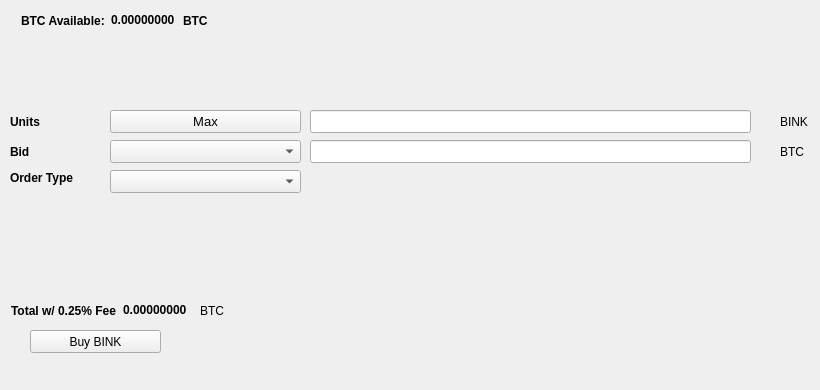
   <widget class="QWidget" name="BuyTab">
    <attribute name="title">
     <string>Buy</string>
    </attribute>
    <widget class="QPushButton" name="BuyBINK">
     <property name="geometry">
      <rect>
       <x>30</x>
       <y>330</y>
       <width>131</width>
       <height>23</height>
      </rect>
     </property>
     <property name="text">
      <string>Buy BINK</string>
     </property>
     <property name="icon">
      <iconset resource="../bitcoin.qrc">
       <normaloff>:/icons/bitcoin</normaloff>:/icons/bitcoin</iconset>
     </property>
    </widget>
    <widget class="QLabel" name="label_3">
     <property name="geometry">
      <rect>
       <x>10</x>
       <y>110</y>
       <width>46</width>
       <height>23</height>
      </rect>
     </property>
     <property name="font">
      <font>
       <weight>75</weight>
       <bold>true</bold>
      </font>
     </property>
     <property name="text">
      <string>Units</string>
     </property>
    </widget>
    <widget class="QLineEdit" name="UnitsInput">
     <property name="geometry">
      <rect>
       <x>310</x>
       <y>110</y>
       <width>441</width>
       <height>23</height>
      </rect>
     </property>
     <property name="font">
      <font>
       <pointsize>9</pointsize>
       <weight>75</weight>
       <bold>true</bold>
      </font>
     </property>
    </widget>
    <widget class="QLineEdit" name="BuyBidPriceEdit">
     <property name="geometry">
      <rect>
       <x>310</x>
       <y>140</y>
       <width>441</width>
       <height>23</height>
      </rect>
     </property>
     <property name="font">
      <font>
       <pointsize>9</pointsize>
       <weight>75</weight>
       <bold>true</bold>
      </font>
     </property>
    </widget>
    <widget class="QLabel" name="label_4">
     <property name="geometry">
      <rect>
       <x>780</x>
       <y>110</y>
       <width>31</width>
       <height>23</height>
      </rect>
     </property>
     <property name="text">
      <string>BINK</string>
     </property>
    </widget>
    <widget class="QLabel" name="label_5">
     <property name="geometry">
      <rect>
       <x>780</x>
       <y>140</y>
       <width>31</width>
       <height>23</height>
      </rect>
     </property>
     <property name="text">
      <string>BTC</string>
     </property>
    </widget>
    <widget class="QLabel" name="label_6">
     <property name="geometry">
      <rect>
       <x>10</x>
       <y>140</y>
       <width>46</width>
       <height>23</height>
      </rect>
     </property>
     <property name="font">
      <font>
       <weight>75</weight>
       <bold>true</bold>
      </font>
     </property>
     <property name="text">
      <string>Bid</string>
     </property>
    </widget>
    <widget class="QLabel" name="label_7">
     <property name="geometry">
      <rect>
       <x>10</x>
       <y>170</y>
       <width>91</width>
       <height>16</height>
      </rect>
     </property>
     <property name="font">
      <font>
       <weight>75</weight>
       <bold>true</bold>
      </font>
     </property>
     <property name="text">
      <string>Order Type</string>
     </property>
    </widget>
    <widget class="QPushButton" name="Buy_Max_Amount">
     <property name="geometry">
      <rect>
       <x>110</x>
       <y>110</y>
       <width>191</width>
       <height>23</height>
      </rect>
     </property>
     <property name="font">
      <font>
       <pointsize>10</pointsize>
      </font>
     </property>
     <property name="text">
      <string>Max</string>
     </property>
    </widget>
    <widget class="QComboBox" name="BuyBidcomboBox">
     <property name="geometry">
      <rect>
       <x>110</x>
       <y>140</y>
       <width>191</width>
       <height>23</height>
      </rect>
     </property>
     <property name="font">
      <font>
       <pointsize>10</pointsize>
      </font>
     </property>
    </widget>
    <widget class="QComboBox" name="buyOrdertypeCombo">
     <property name="geometry">
      <rect>
       <x>110</x>
       <y>170</y>
       <width>191</width>
       <height>23</height>
      </rect>
     </property>
     <property name="font">
      <font>
       <pointsize>10</pointsize>
      </font>
     </property>
    </widget>
    <widget class="QWidget" name="layoutWidget1">
     <property name="geometry">
      <rect>
       <x>21</x>
       <y>11</y>
       <width>227</width>
       <height>19</height>
      </rect>
     </property>
     <layout class="QHBoxLayout" name="horizontalLayout_3">
      <item>
       <widget class="QLabel" name="label232">
        <property name="font">
         <font>
          <weight>75</weight>
          <bold>true</bold>
         </font>
        </property>
        <property name="text">
         <string>BTC Available:</string>
        </property>
       </widget>
      </item>
      <item>
       <widget class="QLabel" name="BtcAvailableLbl">
        <property name="palette">
         <palette>
          <active>
           <colorrole role="WindowText">
            <brush brushstyle="SolidPattern">
             <color alpha="255">
              <red>0</red>
              <green>0</green>
              <blue>0</blue>
             </color>
            </brush>
           </colorrole>
           <colorrole role="Button">
            <brush brushstyle="SolidPattern">
             <color alpha="255">
              <red>0</red>
              <green>170</green>
              <blue>0</blue>
             </color>
            </brush>
           </colorrole>
           <colorrole role="Light">
            <brush brushstyle="SolidPattern">
             <color alpha="255">
              <red>0</red>
              <green>255</green>
              <blue>0</blue>
             </color>
            </brush>
           </colorrole>
           <colorrole role="Midlight">
            <brush brushstyle="SolidPattern">
             <color alpha="255">
              <red>0</red>
              <green>212</green>
              <blue>0</blue>
             </color>
            </brush>
           </colorrole>
           <colorrole role="Dark">
            <brush brushstyle="SolidPattern">
             <color alpha="255">
              <red>0</red>
              <green>85</green>
              <blue>0</blue>
             </color>
            </brush>
           </colorrole>
           <colorrole role="Mid">
            <brush brushstyle="SolidPattern">
             <color alpha="255">
              <red>0</red>
              <green>113</green>
              <blue>0</blue>
             </color>
            </brush>
           </colorrole>
           <colorrole role="Text">
            <brush brushstyle="SolidPattern">
             <color alpha="255">
              <red>0</red>
              <green>170</green>
              <blue>0</blue>
             </color>
            </brush>
           </colorrole>
           <colorrole role="BrightText">
            <brush brushstyle="SolidPattern">
             <color alpha="255">
              <red>255</red>
              <green>255</green>
              <blue>255</blue>
             </color>
            </brush>
           </colorrole>
           <colorrole role="ButtonText">
            <brush brushstyle="SolidPattern">
             <color alpha="255">
              <red>0</red>
              <green>0</green>
              <blue>0</blue>
             </color>
            </brush>
           </colorrole>
           <colorrole role="Base">
            <brush brushstyle="SolidPattern">
             <color alpha="255">
              <red>255</red>
              <green>255</green>
              <blue>255</blue>
             </color>
            </brush>
           </colorrole>
           <colorrole role="Window">
            <brush brushstyle="SolidPattern">
             <color alpha="255">
              <red>0</red>
              <green>170</green>
              <blue>0</blue>
             </color>
            </brush>
           </colorrole>
           <colorrole role="Shadow">
            <brush brushstyle="SolidPattern">
             <color alpha="255">
              <red>0</red>
              <green>0</green>
              <blue>0</blue>
             </color>
            </brush>
           </colorrole>
           <colorrole role="AlternateBase">
            <brush brushstyle="SolidPattern">
             <color alpha="255">
              <red>127</red>
              <green>212</green>
              <blue>127</blue>
             </color>
            </brush>
           </colorrole>
           <colorrole role="ToolTipBase">
            <brush brushstyle="SolidPattern">
             <color alpha="255">
              <red>255</red>
              <green>255</green>
              <blue>220</blue>
             </color>
            </brush>
           </colorrole>
           <colorrole role="ToolTipText">
            <brush brushstyle="SolidPattern">
             <color alpha="255">
              <red>0</red>
              <green>0</green>
              <blue>0</blue>
             </color>
            </brush>
           </colorrole>
          </active>
          <inactive>
           <colorrole role="WindowText">
            <brush brushstyle="SolidPattern">
             <color alpha="255">
              <red>0</red>
              <green>0</green>
              <blue>0</blue>
             </color>
            </brush>
           </colorrole>
           <colorrole role="Button">
            <brush brushstyle="SolidPattern">
             <color alpha="255">
              <red>0</red>
              <green>170</green>
              <blue>0</blue>
             </color>
            </brush>
           </colorrole>
           <colorrole role="Light">
            <brush brushstyle="SolidPattern">
             <color alpha="255">
              <red>0</red>
              <green>255</green>
              <blue>0</blue>
             </color>
            </brush>
           </colorrole>
           <colorrole role="Midlight">
            <brush brushstyle="SolidPattern">
             <color alpha="255">
              <red>0</red>
              <green>212</green>
              <blue>0</blue>
             </color>
            </brush>
           </colorrole>
           <colorrole role="Dark">
            <brush brushstyle="SolidPattern">
             <color alpha="255">
              <red>0</red>
              <green>85</green>
              <blue>0</blue>
             </color>
            </brush>
           </colorrole>
           <colorrole role="Mid">
            <brush brushstyle="SolidPattern">
             <color alpha="255">
              <red>0</red>
              <green>113</green>
              <blue>0</blue>
             </color>
            </brush>
           </colorrole>
           <colorrole role="Text">
            <brush brushstyle="SolidPattern">
             <color alpha="255">
              <red>0</red>
              <green>170</green>
              <blue>0</blue>
             </color>
            </brush>
           </colorrole>
           <colorrole role="BrightText">
            <brush brushstyle="SolidPattern">
             <color alpha="255">
              <red>255</red>
              <green>255</green>
              <blue>255</blue>
             </color>
            </brush>
           </colorrole>
           <colorrole role="ButtonText">
            <brush brushstyle="SolidPattern">
             <color alpha="255">
              <red>0</red>
              <green>0</green>
              <blue>0</blue>
             </color>
            </brush>
           </colorrole>
           <colorrole role="Base">
            <brush brushstyle="SolidPattern">
             <color alpha="255">
              <red>255</red>
              <green>255</green>
              <blue>255</blue>
             </color>
            </brush>
           </colorrole>
           <colorrole role="Window">
            <brush brushstyle="SolidPattern">
             <color alpha="255">
              <red>0</red>
              <green>170</green>
              <blue>0</blue>
             </color>
            </brush>
           </colorrole>
           <colorrole role="Shadow">
            <brush brushstyle="SolidPattern">
             <color alpha="255">
              <red>0</red>
              <green>0</green>
              <blue>0</blue>
             </color>
            </brush>
           </colorrole>
           <colorrole role="AlternateBase">
            <brush brushstyle="SolidPattern">
             <color alpha="255">
              <red>127</red>
              <green>212</green>
              <blue>127</blue>
             </color>
            </brush>
           </colorrole>
           <colorrole role="ToolTipBase">
            <brush brushstyle="SolidPattern">
             <color alpha="255">
              <red>255</red>
              <green>255</green>
              <blue>220</blue>
             </color>
            </brush>
           </colorrole>
           <colorrole role="ToolTipText">
            <brush brushstyle="SolidPattern">
             <color alpha="255">
              <red>0</red>
              <green>0</green>
              <blue>0</blue>
             </color>
            </brush>
           </colorrole>
          </inactive>
          <disabled>
           <colorrole role="WindowText">
            <brush brushstyle="SolidPattern">
             <color alpha="255">
              <red>0</red>
              <green>85</green>
              <blue>0</blue>
             </color>
            </brush>
           </colorrole>
           <colorrole role="Button">
            <brush brushstyle="SolidPattern">
             <color alpha="255">
              <red>0</red>
              <green>170</green>
              <blue>0</blue>
             </color>
            </brush>
           </colorrole>
           <colorrole role="Light">
            <brush brushstyle="SolidPattern">
             <color alpha="255">
              <red>0</red>
              <green>255</green>
              <blue>0</blue>
             </color>
            </brush>
           </colorrole>
           <colorrole role="Midlight">
            <brush brushstyle="SolidPattern">
             <color alpha="255">
              <red>0</red>
              <green>212</green>
              <blue>0</blue>
             </color>
            </brush>
           </colorrole>
           <colorrole role="Dark">
            <brush brushstyle="SolidPattern">
             <color alpha="255">
              <red>0</red>
              <green>85</green>
              <blue>0</blue>
             </color>
            </brush>
           </colorrole>
           <colorrole role="Mid">
            <brush brushstyle="SolidPattern">
             <color alpha="255">
              <red>0</red>
              <green>113</green>
              <blue>0</blue>
             </color>
            </brush>
           </colorrole>
           <colorrole role="Text">
            <brush brushstyle="SolidPattern">
             <color alpha="255">
              <red>0</red>
              <green>85</green>
              <blue>0</blue>
             </color>
            </brush>
           </colorrole>
           <colorrole role="BrightText">
            <brush brushstyle="SolidPattern">
             <color alpha="255">
              <red>255</red>
              <green>255</green>
              <blue>255</blue>
             </color>
            </brush>
           </colorrole>
           <colorrole role="ButtonText">
            <brush brushstyle="SolidPattern">
             <color alpha="255">
              <red>0</red>
              <green>85</green>
              <blue>0</blue>
             </color>
            </brush>
           </colorrole>
           <colorrole role="Base">
            <brush brushstyle="SolidPattern">
             <color alpha="255">
              <red>0</red>
              <green>170</green>
              <blue>0</blue>
             </color>
            </brush>
           </colorrole>
           <colorrole role="Window">
            <brush brushstyle="SolidPattern">
             <color alpha="255">
              <red>0</red>
              <green>170</green>
              <blue>0</blue>
             </color>
            </brush>
           </colorrole>
           <colorrole role="Shadow">
            <brush brushstyle="SolidPattern">
             <color alpha="255">
              <red>0</red>
              <green>0</green>
              <blue>0</blue>
             </color>
            </brush>
           </colorrole>
           <colorrole role="AlternateBase">
            <brush brushstyle="SolidPattern">
             <color alpha="255">
              <red>0</red>
              <green>170</green>
              <blue>0</blue>
             </color>
            </brush>
           </colorrole>
           <colorrole role="ToolTipBase">
            <brush brushstyle="SolidPattern">
             <color alpha="255">
              <red>255</red>
              <green>255</green>
              <blue>220</blue>
             </color>
            </brush>
           </colorrole>
           <colorrole role="ToolTipText">
            <brush brushstyle="SolidPattern">
             <color alpha="255">
              <red>0</red>
              <green>0</green>
              <blue>0</blue>
             </color>
            </brush>
           </colorrole>
          </disabled>
         </palette>
        </property>
        <property name="font">
         <font>
          <weight>75</weight>
          <bold>true</bold>
         </font>
        </property>
        <property name="text">
         <string>0.00000000</string>
        </property>
        <property name="textInteractionFlags">
         <set>Qt::LinksAccessibleByMouse|Qt::TextSelectableByKeyboard|Qt::TextSelectableByMouse</set>
        </property>
       </widget>
      </item>
      <item>
       <widget class="QLabel" name="BtcAvailableLbl_2">
        <property name="font">
         <font>
          <weight>75</weight>
          <bold>true</bold>
         </font>
        </property>
        <property name="text">
         <string>BTC</string>
        </property>
       </widget>
      </item>
     </layout>
    </widget>
    <widget class="QWidget" name="layoutWidge2">
     <property name="geometry">
      <rect>
       <x>11</x>
       <y>301</y>
       <width>259</width>
       <height>19</height>
      </rect>
     </property>
     <layout class="QHBoxLayout" name="horizontalLayout_4">
      <item>
       <widget class="QLabel" name="label_9">
        <property name="font">
         <font>
          <weight>75</weight>
          <bold>true</bold>
         </font>
        </property>
        <property name="text">
         <string>Total w/ 0.25% Fee</string>
        </property>
       </widget>
      </item>
      <item>
       <widget class="QLabel" name="BuyCostLabel">
        <property name="palette">
         <palette>
          <active>
           <colorrole role="WindowText">
            <brush brushstyle="SolidPattern">
             <color alpha="255">
              <red>0</red>
              <green>0</green>
              <blue>0</blue>
             </color>
            </brush>
           </colorrole>
           <colorrole role="Button">
            <brush brushstyle="SolidPattern">
             <color alpha="255">
              <red>0</red>
              <green>170</green>
              <blue>0</blue>
             </color>
            </brush>
           </colorrole>
           <colorrole role="Light">
            <brush brushstyle="SolidPattern">
             <color alpha="255">
              <red>0</red>
              <green>255</green>
              <blue>0</blue>
             </color>
            </brush>
           </colorrole>
           <colorrole role="Midlight">
            <brush brushstyle="SolidPattern">
             <color alpha="255">
              <red>0</red>
              <green>212</green>
              <blue>0</blue>
             </color>
            </brush>
           </colorrole>
           <colorrole role="Dark">
            <brush brushstyle="SolidPattern">
             <color alpha="255">
              <red>0</red>
              <green>85</green>
              <blue>0</blue>
             </color>
            </brush>
           </colorrole>
           <colorrole role="Mid">
            <brush brushstyle="SolidPattern">
             <color alpha="255">
              <red>0</red>
              <green>113</green>
              <blue>0</blue>
             </color>
            </brush>
           </colorrole>
           <colorrole role="Text">
            <brush brushstyle="SolidPattern">
             <color alpha="255">
              <red>0</red>
              <green>170</green>
              <blue>0</blue>
             </color>
            </brush>
           </colorrole>
           <colorrole role="BrightText">
            <brush brushstyle="SolidPattern">
             <color alpha="255">
              <red>255</red>
              <green>255</green>
              <blue>255</blue>
             </color>
            </brush>
           </colorrole>
           <colorrole role="ButtonText">
            <brush brushstyle="SolidPattern">
             <color alpha="255">
              <red>0</red>
              <green>0</green>
              <blue>0</blue>
             </color>
            </brush>
           </colorrole>
           <colorrole role="Base">
            <brush brushstyle="SolidPattern">
             <color alpha="255">
              <red>255</red>
              <green>255</green>
              <blue>255</blue>
             </color>
            </brush>
           </colorrole>
           <colorrole role="Window">
            <brush brushstyle="SolidPattern">
             <color alpha="255">
              <red>0</red>
              <green>170</green>
              <blue>0</blue>
             </color>
            </brush>
           </colorrole>
           <colorrole role="Shadow">
            <brush brushstyle="SolidPattern">
             <color alpha="255">
              <red>0</red>
              <green>0</green>
              <blue>0</blue>
             </color>
            </brush>
           </colorrole>
           <colorrole role="AlternateBase">
            <brush brushstyle="SolidPattern">
             <color alpha="255">
              <red>127</red>
              <green>212</green>
              <blue>127</blue>
             </color>
            </brush>
           </colorrole>
           <colorrole role="ToolTipBase">
            <brush brushstyle="SolidPattern">
             <color alpha="255">
              <red>255</red>
              <green>255</green>
              <blue>220</blue>
             </color>
            </brush>
           </colorrole>
           <colorrole role="ToolTipText">
            <brush brushstyle="SolidPattern">
             <color alpha="255">
              <red>0</red>
              <green>0</green>
              <blue>0</blue>
             </color>
            </brush>
           </colorrole>
          </active>
          <inactive>
           <colorrole role="WindowText">
            <brush brushstyle="SolidPattern">
             <color alpha="255">
              <red>0</red>
              <green>0</green>
              <blue>0</blue>
             </color>
            </brush>
           </colorrole>
           <colorrole role="Button">
            <brush brushstyle="SolidPattern">
             <color alpha="255">
              <red>0</red>
              <green>170</green>
              <blue>0</blue>
             </color>
            </brush>
           </colorrole>
           <colorrole role="Light">
            <brush brushstyle="SolidPattern">
             <color alpha="255">
              <red>0</red>
              <green>255</green>
              <blue>0</blue>
             </color>
            </brush>
           </colorrole>
           <colorrole role="Midlight">
            <brush brushstyle="SolidPattern">
             <color alpha="255">
              <red>0</red>
              <green>212</green>
              <blue>0</blue>
             </color>
            </brush>
           </colorrole>
           <colorrole role="Dark">
            <brush brushstyle="SolidPattern">
             <color alpha="255">
              <red>0</red>
              <green>85</green>
              <blue>0</blue>
             </color>
            </brush>
           </colorrole>
           <colorrole role="Mid">
            <brush brushstyle="SolidPattern">
             <color alpha="255">
              <red>0</red>
              <green>113</green>
              <blue>0</blue>
             </color>
            </brush>
           </colorrole>
           <colorrole role="Text">
            <brush brushstyle="SolidPattern">
             <color alpha="255">
              <red>0</red>
              <green>170</green>
              <blue>0</blue>
             </color>
            </brush>
           </colorrole>
           <colorrole role="BrightText">
            <brush brushstyle="SolidPattern">
             <color alpha="255">
              <red>255</red>
              <green>255</green>
              <blue>255</blue>
             </color>
            </brush>
           </colorrole>
           <colorrole role="ButtonText">
            <brush brushstyle="SolidPattern">
             <color alpha="255">
              <red>0</red>
              <green>0</green>
              <blue>0</blue>
             </color>
            </brush>
           </colorrole>
           <colorrole role="Base">
            <brush brushstyle="SolidPattern">
             <color alpha="255">
              <red>255</red>
              <green>255</green>
              <blue>255</blue>
             </color>
            </brush>
           </colorrole>
           <colorrole role="Window">
            <brush brushstyle="SolidPattern">
             <color alpha="255">
              <red>0</red>
              <green>170</green>
              <blue>0</blue>
             </color>
            </brush>
           </colorrole>
           <colorrole role="Shadow">
            <brush brushstyle="SolidPattern">
             <color alpha="255">
              <red>0</red>
              <green>0</green>
              <blue>0</blue>
             </color>
            </brush>
           </colorrole>
           <colorrole role="AlternateBase">
            <brush brushstyle="SolidPattern">
             <color alpha="255">
              <red>127</red>
              <green>212</green>
              <blue>127</blue>
             </color>
            </brush>
           </colorrole>
           <colorrole role="ToolTipBase">
            <brush brushstyle="SolidPattern">
             <color alpha="255">
              <red>255</red>
              <green>255</green>
              <blue>220</blue>
             </color>
            </brush>
           </colorrole>
           <colorrole role="ToolTipText">
            <brush brushstyle="SolidPattern">
             <color alpha="255">
              <red>0</red>
              <green>0</green>
              <blue>0</blue>
             </color>
            </brush>
           </colorrole>
          </inactive>
          <disabled>
           <colorrole role="WindowText">
            <brush brushstyle="SolidPattern">
             <color alpha="255">
              <red>0</red>
              <green>85</green>
              <blue>0</blue>
             </color>
            </brush>
           </colorrole>
           <colorrole role="Button">
            <brush brushstyle="SolidPattern">
             <color alpha="255">
              <red>0</red>
              <green>170</green>
              <blue>0</blue>
             </color>
            </brush>
           </colorrole>
           <colorrole role="Light">
            <brush brushstyle="SolidPattern">
             <color alpha="255">
              <red>0</red>
              <green>255</green>
              <blue>0</blue>
             </color>
            </brush>
           </colorrole>
           <colorrole role="Midlight">
            <brush brushstyle="SolidPattern">
             <color alpha="255">
              <red>0</red>
              <green>212</green>
              <blue>0</blue>
             </color>
            </brush>
           </colorrole>
           <colorrole role="Dark">
            <brush brushstyle="SolidPattern">
             <color alpha="255">
              <red>0</red>
              <green>85</green>
              <blue>0</blue>
             </color>
            </brush>
           </colorrole>
           <colorrole role="Mid">
            <brush brushstyle="SolidPattern">
             <color alpha="255">
              <red>0</red>
              <green>113</green>
              <blue>0</blue>
             </color>
            </brush>
           </colorrole>
           <colorrole role="Text">
            <brush brushstyle="SolidPattern">
             <color alpha="255">
              <red>0</red>
              <green>85</green>
              <blue>0</blue>
             </color>
            </brush>
           </colorrole>
           <colorrole role="BrightText">
            <brush brushstyle="SolidPattern">
             <color alpha="255">
              <red>255</red>
              <green>255</green>
              <blue>255</blue>
             </color>
            </brush>
           </colorrole>
           <colorrole role="ButtonText">
            <brush brushstyle="SolidPattern">
             <color alpha="255">
              <red>0</red>
              <green>85</green>
              <blue>0</blue>
             </color>
            </brush>
           </colorrole>
           <colorrole role="Base">
            <brush brushstyle="SolidPattern">
             <color alpha="255">
              <red>0</red>
              <green>170</green>
              <blue>0</blue>
             </color>
            </brush>
           </colorrole>
           <colorrole role="Window">
            <brush brushstyle="SolidPattern">
             <color alpha="255">
              <red>0</red>
              <green>170</green>
              <blue>0</blue>
             </color>
            </brush>
           </colorrole>
           <colorrole role="Shadow">
            <brush brushstyle="SolidPattern">
             <color alpha="255">
              <red>0</red>
              <green>0</green>
              <blue>0</blue>
             </color>
            </brush>
           </colorrole>
           <colorrole role="AlternateBase">
            <brush brushstyle="SolidPattern">
             <color alpha="255">
              <red>0</red>
              <green>170</green>
              <blue>0</blue>
             </color>
            </brush>
           </colorrole>
           <colorrole role="ToolTipBase">
            <brush brushstyle="SolidPattern">
             <color alpha="255">
              <red>255</red>
              <green>255</green>
              <blue>220</blue>
             </color>
            </brush>
           </colorrole>
           <colorrole role="ToolTipText">
            <brush brushstyle="SolidPattern">
             <color alpha="255">
              <red>0</red>
              <green>0</green>
              <blue>0</blue>
             </color>
            </brush>
           </colorrole>
          </disabled>
         </palette>
        </property>
        <property name="font">
         <font>
          <weight>75</weight>
          <bold>true</bold>
         </font>
        </property>
        <property name="autoFillBackground">
         <bool>false</bool>
        </property>
        <property name="text">
         <string>0.00000000</string>
        </property>
        <property name="textInteractionFlags">
         <set>Qt::LinksAccessibleByMouse|Qt::TextSelectableByMouse</set>
        </property>
       </widget>
      </item>
      <item>
       <widget class="QLabel" name="label_10">
        <property name="font">
         <font>
          <weight>50</weight>
          <bold>false</bold>
         </font>
        </property>
        <property name="text">
         <string>BTC</string>
        </property>
       </widget>
      </item>
     </layout>
    </widget>
    <widget class="QLabel" name="label_24">
     <property name="geometry">
      <rect>
       <x>460</x>
       <y>300</y>
       <width>281</width>
       <height>81</height>
      </rect>
     </property>
     <property name="text">
      <string/>
     </property>
     <property name="pixmap">
      <pixmap>:/images/bittrex</pixmap>
     </property>
    </widget>
   </widget>
